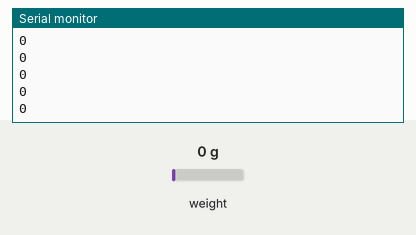
Recording of a sketch running on a simulated Arduino Uno, built with avr-gcc and run on an emulated ATmega328P. Shown: the last lines printed to the serial monitor. The test bench sets the inputs (shaded band); at power-on: weight on the scale 0 g.

Above: at 3.2 s.
3.3 s: weight on the scale set to 100 g
At 3.31 s:
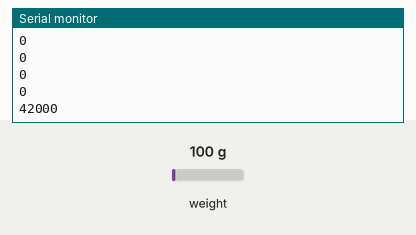
4.8 s: weight on the scale set to 1250 g
At 4.82 s:
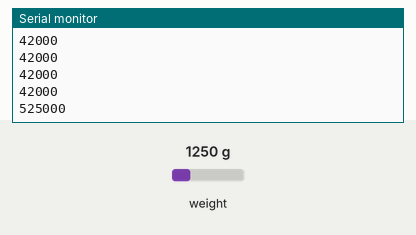
Timing chart, 0 to 7.8 s (numbered marks = the images above; inputs shaded):
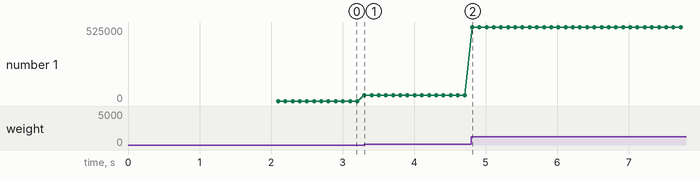

The sketch:

step3_tare.ino
```cpp
// STEP 3 — zero it (tare)
// Goal: 0 means "nothing is pressing". The raw number at rest is not zero - every
// cell has an offset - so measure it at startup and subtract it from every reading.
//
// New ideas
//   a function      doTare() is code with a name, so you can call it from more than one place.
//   a global        'offset' lives outside every function, so setup() and loop() both see it.
//   averaging       read_average(20) takes 20 readings (about 2 s) and averages them.
//                   One reading is noisy; 20 gives a steadier zero.
//   waiting safely  if the HX711 is missing, is_ready() never becomes true. Printing
//                   "waiting" tells you where it is stuck instead of a silent screen.
//
// IMPORTANT: hands off the cell while it tares. And remember step 1 - opening the
// Serial Monitor (or starting logger.py) resets the board, so it tares again.
// If something is resting on the cell at that moment, that weight becomes your "zero".
//
// Check: about 0 at rest (+/- a few hundred), large numbers when pressed, back near 0 when released.
// Try:   press while it tares, then let go. What does "net" show now, and why?

#include "HX711.h"

const int PIN_DOUT = 3;
const int PIN_SCK  = 2;

HX711 scale;
long offset = 0;

void doTare() {
  offset = scale.read_average(20);
  Serial.print("# tared, offset = ");
  Serial.println(offset);
}

void setup() {
  Serial.begin(115200);
  scale.begin(PIN_DOUT, PIN_SCK);
  while (!scale.is_ready()) {
    Serial.println("# waiting for HX711 - check DT, SCK, VCC, GND");
    delay(500);
  }
  doTare();
}

void loop() {
  if (scale.is_ready()) {
    long raw = scale.read();
    long net = raw - offset;
    Serial.println(net);
  }
}
```

Measured:
- after the input at 3.3 s, the serial monitor: prints a new line at once (image 1)
- after the input at 4.8 s, the serial monitor: prints a new line at once (image 2)
- plotted number 1: 0 → 42000 after the input at 3.3 s, 42000 → 525000 after the input at 4.8 s
